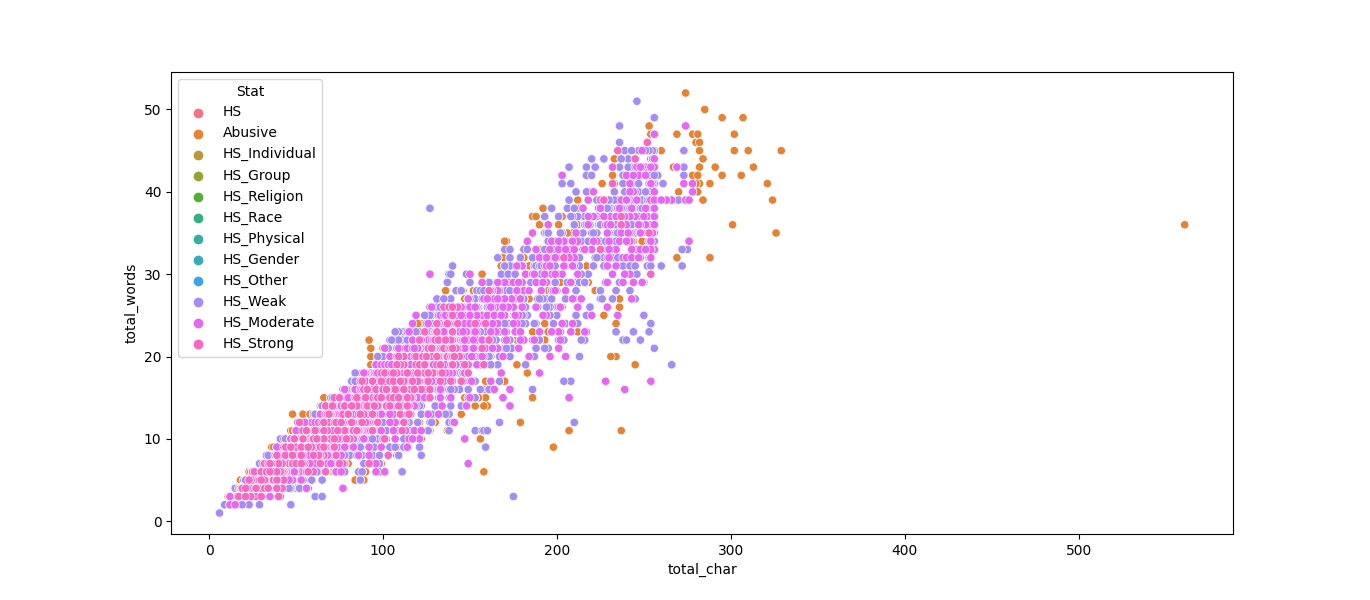

The script that drew this image:
#BASED ON NUMBER OF TWEETS FOR TOTAL CHAR VS TOTAL WORDS

import pandas as pd

from matplotlib import pyplot as plt

import seaborn as sns

df = pd.read_csv('data.csv', encoding='latin-1')

df['total_char'] = df.Tweet.apply(len)

df["total_words"] = df["Tweet"].apply(lambda n: len(n.split()))

df_new = df.drop_duplicates()

stats_df_new = df_new.drop(['Tweet'], axis=1)

melted_df_new = pd.melt(stats_df_new, 
                   id_vars=["total_char", "total_words"],
                    var_name="Stat")

id=melted_df_new[melted_df_new['value']==0].index

melted_df_new2=melted_df_new.drop(id)

type_colors = ['#78C850', 
                    '#F08030',  
                    '#6890F0',  
                    '#A8B820', 
                    '#A8A878',  
                    '#A040A0',  
                    '#F8D030',  
                    '#E0C068',  
                    '#EE99AC',  
                    '#C03028',  
                    '#F85888',  
                    '#B8A038', 
                    '#705898',  
                    '#98D8D8',  
                    '#7038F8',  
                   ]

plt.figure(figsize=(15,6))
sns.scatterplot(data = melted_df_new2[["Stat","total_char","total_words"]],x = "total_char", y = "total_words", hue="Stat")
plt.show()
